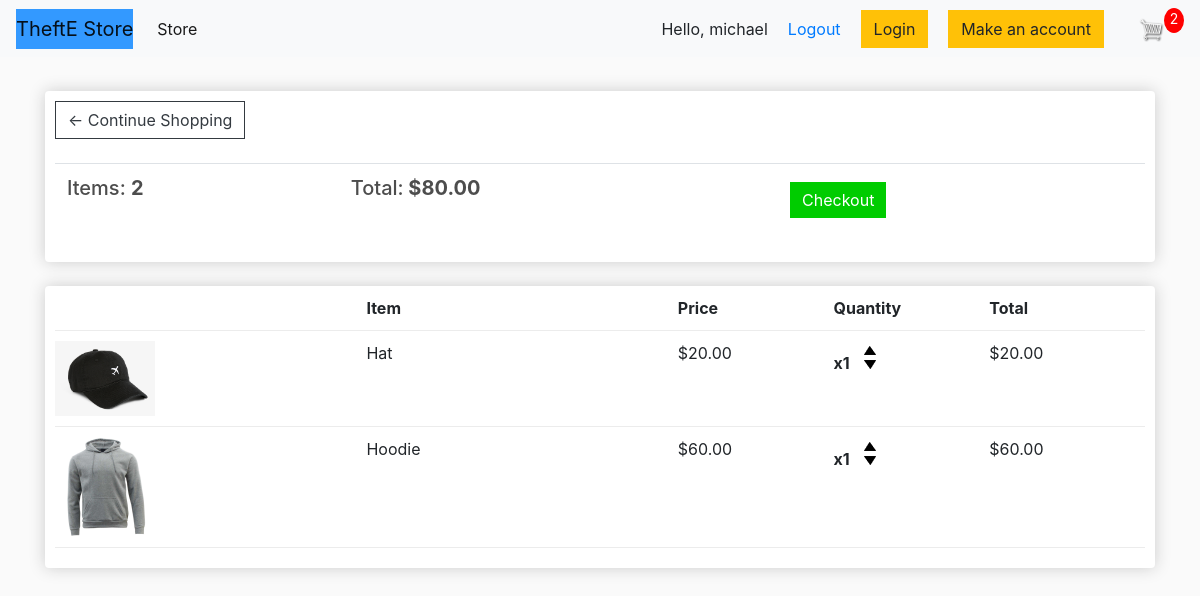
The app's page /cart/ (signed in) with its own data.
### store/models.py (models this page shows, shortened)
class Order(models.Model):
	customer = models.ForeignKey(Customer, on_delete=models.SET_NULL, null=True, blank=True)
	date_ordered = models.DateTimeField(auto_now_add=True)
	complete = models.BooleanField(default=False)
	transaction_id = models.CharField(max_length=100, null=True)
	@property
	def get_cart_total(self):
		orderitems = self.orderitem_set.all()
		total = sum([item.get_total for item in orderitems])
		return total
	@property
	def get_cart_items(self):
		orderitems = self.orderitem_set.all()
		total = sum([item.quantity for item in orderitems])
		return total

class OrderItem(models.Model):
	product = models.ForeignKey(Product, on_delete=models.SET_NULL, null=True)
	order = models.ForeignKey(Order, on_delete=models.SET_NULL, null=True)
	quantity = models.IntegerField(default=0, null=True, blank=True)
	date_added = models.DateTimeField(auto_now_add=True)
	@property
	def get_total(self):
		total = self.product.price * self.quantity
		return total

class Product(models.Model):
	name = models.CharField(max_length=200)
	price = models.DecimalField(max_digits=10, decimal_places=2)
	digital = models.BooleanField(default=False,null=True, blank=False)
	image = models.ImageField(null=True, blank=True)
	@property
	def imageURL(self):
		try:
			url = self.image.url
		except:
			url = ''
		return url

### store/views.py (the view)
# urls.py: path('cart/', views.cart, name="cart"),
def cart(request):
	data = cartData(request)
	cartItems = data['cartItems']
	order = data['order']
	items = data['items']
	context = {'items':items, 'order':order, 'cartItems':cartItems}
	return render(request, 'store/cart.html', context)

### store/utils.py (called while the page is built)
def cartData(request):
	if request.user.is_authenticated:
		customer = request.user.customer
		order, created = Order.objects.get_or_create(customer=customer, complete=False)
		items = order.orderitem_set.all()
		cartItems = order.get_cart_items
	else:
		cookieData = cookieCart(request)
		cartItems = cookieData['cartItems']
		order = cookieData['order']
		items = cookieData['items']
	return {'cartItems':cartItems ,'order':order, 'items':items}

### store/templates/store/cart.html
{% extends 'store/main.html' %}
{% load static %}
{% block content %}
	<div class="row">
		<div class="col-lg-12">
			<div class="box-element">
				<a  class="btn btn-outline-dark" href="{% url 'store' %}">&#x2190; Continue Shopping</a>
				<br>
				<br>
				<table class="table">
					<tr>
						<th><h5>Items: <strong>{{order.get_cart_items}}</strong></h5></th>
						<th><h5>Total:<strong> ${{order.get_cart_total|floatformat:2}}</strong></h5></th>
						<th>
							<a  style="background-color:#00cc00; border-color:white; color:white float:right; margin:5px;" class="btn btn-success" href="{% url 'checkout' %}">Checkout</a>
						</th>
					</tr>
				</table>
			</div>
			<br>
			<div class="box-element">
				<div class="cart-row">
					<div style="flex:2"></div>
					<div style="flex:2"><strong>Item</strong></div>
					<div style="flex:1"><strong>Price</strong></div>
					<div style="flex:1"><strong>Quantity</strong></div>
					<div style="flex:1"><strong>Total</strong></div>
				</div>
				{% for item in items %}
				<div class="cart-row">
					<div style="flex:2"><img class="row-image" src="{{item.product.imageURL}}"></div>
					<div style="flex:2"><p>{{item.product.name}}</p></div>
					<div style="flex:1"><p>${{item.product.price|floatformat:2}}</p></div>
					<div style="flex:1">
						<p class="quantity">x{{item.quantity}}</p>
						<div class="quantity">
							<img data-product="{{item.product.id}}" data-action="add" class="chg-quantity update-cart" src="{% static  'images/arrow-up.png' %}">
							<img data-product="{{item.product.id}}" data-action="remove" class="chg-quantity update-cart" src="{% static  'images/arrow-down.png' %}">
						</div>
					</div>
					<div style="flex:1"><p>${{item.get_total|floatformat:2}}</p></div>
				</div>
				{% endfor %}
			</div>
		</div>
	</div>
{% endblock content %}

### store/templates/store/main.html (shortened to what this page needs)
<!DOCTYPE html>
{% load static %}
<html>
<head>
    <link rel="stylesheet" href="https://stackpath.bootstrapcdn.com/bootstrap/4.4.1/css/bootstrap.min.css">
    <link rel="stylesheet" type="text/css" href="{% static 'css/main.css' %}">
</head>
<body>
<nav class="navbar navbar-expand-lg navbar-light bg-light">
  <a style="background-color:#3399FF;" class="navbar-brand" href="{% url 'store' %}">TheftE Store</a>
  <div class="collapse navbar-collapse" id="navbarSupportedContent">
    <ul class="navbar-nav mr-auto">
      <li class="nav-item active">
        <a class="nav-link" href="{% url 'store' %}">Store <span class="sr-only">(current)</span></a>
      </li>
    </ul>
    <div class="form-inline my-2 my-lg-0">
      <span class="navbar-style"> Hello, {{request.user}} </span>
      <span class="navbar-style"><a href="{% url 'logout' %}">Logout</a></span>
      <a style="margin-right: 20px;" href="{% url 'login' %}"class="btn btn-warning">Login</a>
      <a style="margin-right: 20px;" href="{% url 'signup' %}"class="btn btn-warning">Make an account</a>
       <a href="{% url 'cart' %}">
          <img  id="cart-icon" src="{% static 'images/cart.png'%}">
       </a>
       <p id="cart-total">{{cartItems}}</p>
    </div>
  </div>
</nav>
    <div class="container">
        <br>
        {% block content %}
        {% endblock content %}
    </div>
</body>
</html>

### static/css/main.css (style rules this page uses)
body { background-color: hsl(0, 0%, 98%); }
h1,h2,h3,h4,h5,h6 { color:hsl(0, 0%, 30%); }
.box-element { box-shadow:hsl(0, 0%, 80%) 0 0 16px; background-color: #fff; border-radius: 4px; padding: 10px; }
#cart-icon { width:25px; display: inline-block; margin-left: 15px; }
#cart-total { display: block; text-align: center; color:#fff; background-color: red; width: 20px; height: 25px; border-radius: 50%; font-size: 14px; }
.col-lg-4, .col-lg-6, .col-lg-8, .col-lg-12 { margin-top: 10px; }
.btn { border-radius: 0; }
.row-image { width: 100px; }
.cart-row { display: flex; align-items: flex-stretch; padding-bottom: 10px; margin-bottom: 10px; border-bottom: 1px solid #ececec; }
.quantity { display: inline-block; font-weight: 700; padding-right:10px; }
.chg-quantity { width: 12px; cursor: pointer; display: block; margin-top: 5px; transition:.1s; }

### store/templates/store/main.html (style rules this page uses)
.navbar-style { margin-right: 20px }

### records on screen
Order: get_cart_items "2", get_cart_total "80.00"
OrderItem: product.imageURL (picture), product.name "Hat", product.price "20.00", quantity "1", get_total "20.00"
OrderItem: product.imageURL (picture), product.name "Hoodie", product.price "60.00", quantity "1", get_total "60.00"

### other values on screen
{{ request.user }} "michael"
{{ cartItems }} "2"
